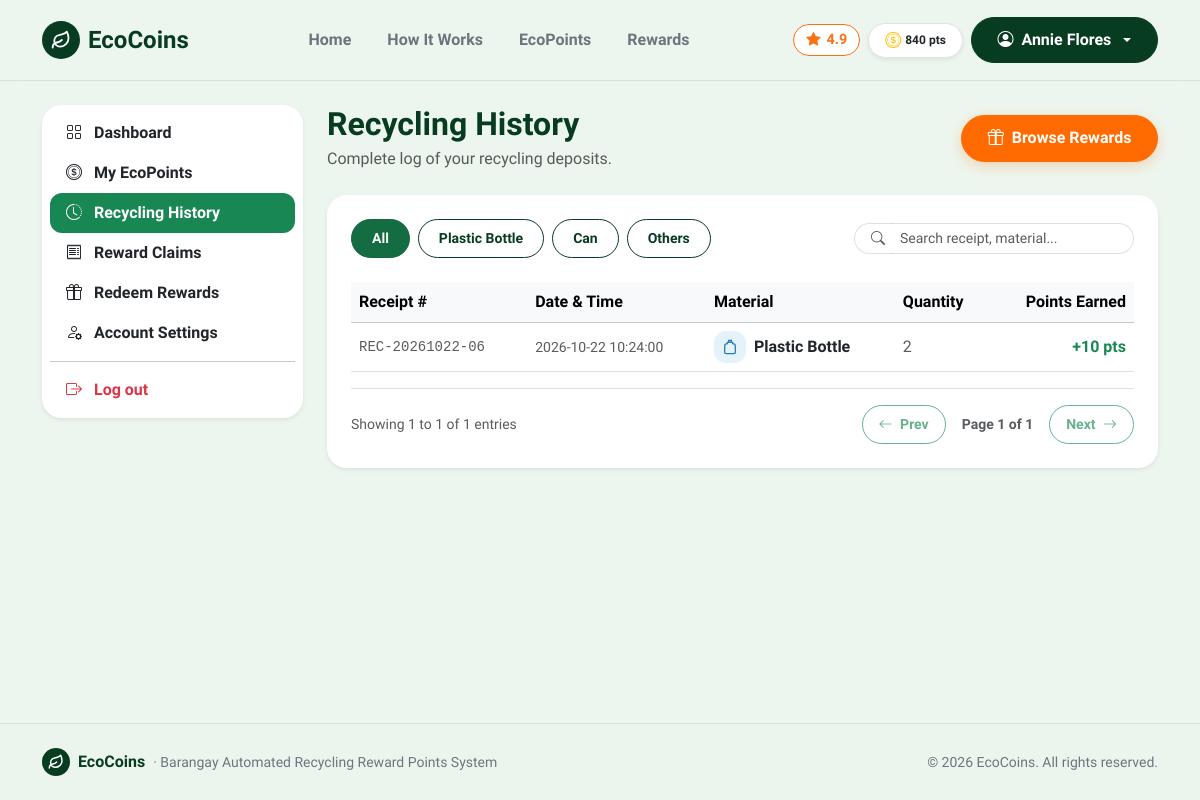
/history (signed in), run on an earlier commit of the app's database.
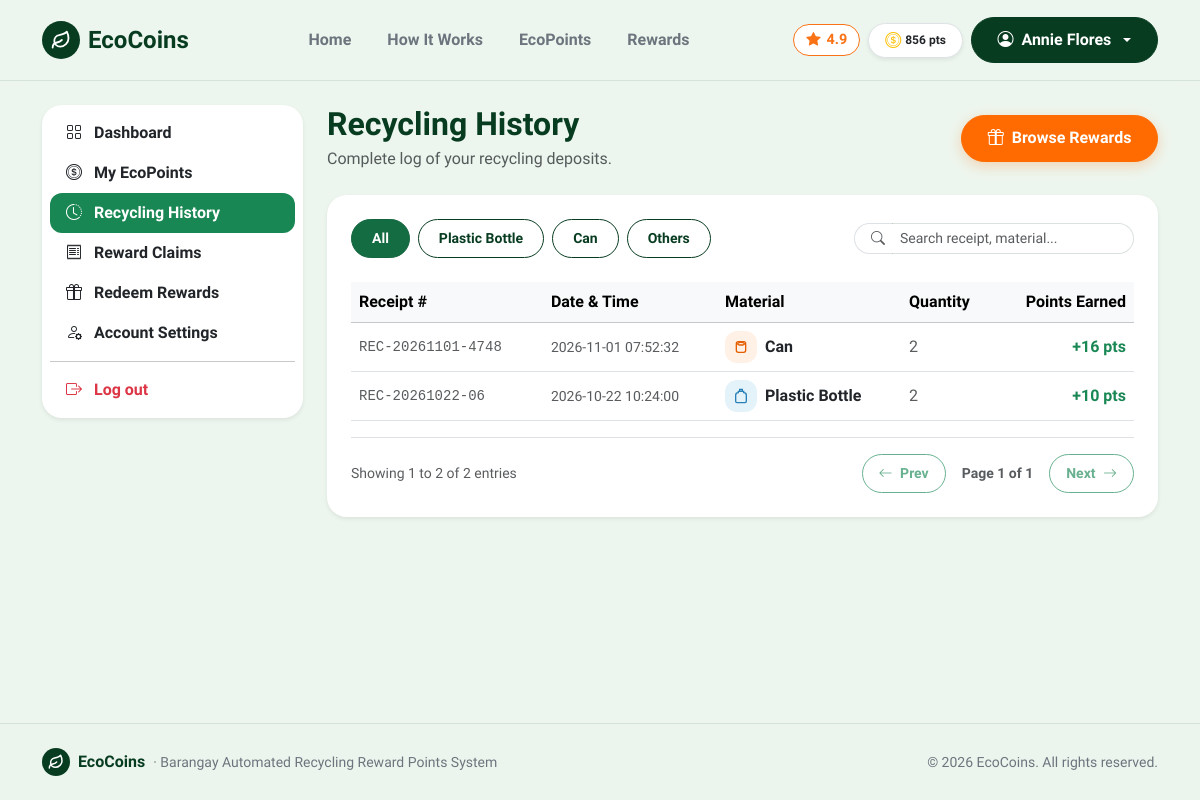
And on a later commit of the database.
### tables this page shows
CREATE TABLE users (
    id INTEGER PRIMARY KEY AUTOINCREMENT,
    full_name TEXT NOT NULL,
    email TEXT NOT NULL UNIQUE,
    password TEXT NOT NULL,
    role TEXT DEFAULT 'resident',
    qr_code TEXT NOT NULL UNIQUE,
    points INTEGER DEFAULT 0,
    created_at TEXT
, status TEXT DEFAULT 'active');

CREATE TABLE transactions (
        id INTEGER PRIMARY KEY AUTOINCREMENT,
        user_id INTEGER NOT NULL,
        material_id INTEGER,
        material_name TEXT NOT NULL,
        quantity INTEGER NOT NULL,
        points_earned INTEGER NOT NULL,
        receipt_no TEXT NOT NULL,
        created_at TEXT
    );

### route.py (the view)
    @app.route('/history')
    def history():
        user = get_current_user()
        if not user:
            return redirect(url_for('login'))
        if user['role'] == 'staff':
            return redirect(url_for('staff'))
        if user['role'] == 'admin':
            return redirect(url_for('admin'))
        conn = get_db()
        cur = conn.cursor()
        user_txs = [dict(r) for r in cur.execute("SELECT * FROM transactions WHERE user_id = ? ORDER BY created_at DESC", (user['id'],)).fetchall()]
        conn.close()
        return render_template('history.html', active_page='history', user_transactions=user_txs)

### app.py (called while the page is built)
@app.context_processor
def inject_user():
    return {'current_user': get_current_user()}

### db.py (called while the page is built)
def get_db():
    conn = sqlite3.connect(DB_PATH)
    conn.row_factory = sqlite3.Row
    return conn

def get_current_user():
    user_id = session.get('user_id')
    if not user_id:
        return None
    conn = get_db()
    cur = conn.cursor()
    row = cur.execute("SELECT * FROM users WHERE id = ?", (user_id,)).fetchone()
    conn.close()
    return dict(row) if row else None

### templates/history.html (shortened to what the changed rows need)
{% extends 'base.html' %}
{% block content %}
<main class="py-4">
  <div class="container">
    <div class="row g-4">
      <div class="col-lg-9">
        <div class="d-flex justify-content-between align-items-center mb-4 flex-wrap gap-2">
          <div>
            <h2 class="fw-bold mb-1" style="color: var(--eco-forest);">Recycling History</h2>
          </div>
        </div>
        <div class="card border-0 shadow-sm p-4 bg-white">
          <div class="table-responsive">
            <table class="table table-hover align-middle mb-0" id="historyTable" data-paginate="true" data-page-size="15">
              <thead class="table-light">
                <tr>
                  <th>Receipt #</th>
                  <th>Date & Time</th>
                  <th>Material</th>
                  <th>Quantity</th>
                  <th class="text-end">Points Earned</th>
                </tr>
              </thead>
              <tbody>
                {% if not user_transactions %}
                  <tr>
                    <td colspan="5" class="text-center py-4 text-muted">No recycling records found.</td>
                  </tr>
                {% else %}
                  {% for t in user_transactions %}
                    {% set mat = t.material_name|lower %}
                    {% if 'bottle' in mat or 'plastic' in mat %}
                      {% set cat = 'plastic' %}
                    {% elif 'can' in mat %}
                      {% set cat = 'can' %}
                    {% else %}
                      {% set cat = 'others' %}
                    {% endif %}
                    <tr class="table-row-item filter-item" data-category="{{ cat }}" data-search="{{ t.receipt_no }} {{ t.created_at }} {{ t.material_name }} {{ cat }}">
                      <td class="font-monospace text-muted small">{{ t.receipt_no }}</td>
                      <td class="text-muted small">{{ t.created_at }}</td>
                      <td>
                        <div class="d-flex align-items-center gap-2">
                          {% if cat == 'plastic' %}
                            <span class="eco-icon-tile tile-blue" style="width: 32px; height: 32px;">
                              <svg width="16" height="16" viewBox="0 0 24 24" fill="none" stroke="currentColor" stroke-width="2">
                                <path d="M10 2h4v3h-4z"/>
                                <path d="M8 5h8v2a4 4 0 0 1 4 4v9a2 2 0 0 1-2 2H6a2 2 0 0 1-2-2v-9a4 4 0 0 1 4-4V5z"/>
                              </svg>
                            </span>
                          {% elif cat == 'can' %}
                            <span class="eco-icon-tile tile-orange" style="width: 32px; height: 32px;">
                              <svg width="16" height="16" viewBox="0 0 24 24" fill="none" stroke="currentColor" stroke-width="2">
                                <rect x="5" y="4" width="14" height="16" rx="3"/>
                                <ellipse cx="12" cy="7" rx="5" ry="2"/>
                              </svg>
                            </span>
                          {% else %}
                            <span class="eco-icon-tile tile-purple" style="width: 32px; height: 32px;">
                              <svg width="16" height="16" viewBox="0 0 24 24" fill="none" stroke="currentColor" stroke-width="2">
                                <path d="M14 2H6a2 2 0 0 0-2 2v16a2 2 0 0 0 2 2h12a2 2 0 0 0 2-2V8z"/>
                              </svg>
                            </span>
                          {% endif %}
                          <span class="fw-semibold text-dark">{{ t.material_name }}</span>
                        </div>
                      </td>
                      <td class="text-muted">{{ t.quantity }}</td>
                      <td class="text-end fw-bold text-success">+{{ t.points_earned }} pts</td>
                    </tr>
                  {% endfor %}
                {% endif %}
              </tbody>
            </table>
          </div>
          {% if user_transactions %}
            <div class="d-flex flex-wrap justify-content-between align-items-center mt-3 pt-3 border-top pagination-container" data-target="#historyTable">
              <div class="text-muted small pagination-info">
              </div>
              <div class="d-flex align-items-center gap-2">
                <button type="button" class="btn btn-sm btn-outline-success btn-pill px-3 pagination-prev" disabled>
                  <i class="bi bi-arrow-left me-1"></i> Prev
                </button>
                <span class="small fw-semibold text-muted px-2 pagination-page-indicator">Page 1 of 1</span>
                <button type="button" class="btn btn-sm btn-outline-success btn-pill px-3 pagination-next" {% if user_transactions|length <= 15 %}disabled{% endif %}>
                  Next <i class="bi bi-arrow-right ms-1"></i>
                </button>
              </div>
            </div>
          {% endif %}
        </div>
      </div>
    </div>
  </div>
</main>
{% endblock %}

### templates/base.html (shortened to what the changed rows need)
<!doctype html>
<html lang="en">
<head>
  <link href="https://cdn.jsdelivr.net/npm/bootstrap@5.3.3/dist/css/bootstrap.min.css" rel="stylesheet">
  <link rel="stylesheet" href="https://cdn.jsdelivr.net/npm/bootstrap-icons@1.11.3/font/bootstrap-icons.min.css">
  <link rel="stylesheet" href="{{ url_for('static', filename='css/style.css') }}">
</head>
<body class="d-flex flex-column min-vh-100">
<nav class="navbar navbar-expand-lg py-3 sticky-top" style="background-color: rgba(237, 246, 238, 0.95); backdrop-filter: blur(10px); border-bottom: 1px solid var(--eco-border);">
  <div class="container">
    <div class="collapse navbar-collapse" id="mainNav">
      <div class="d-flex align-items-center gap-2">
        {% if current_user %}
          {% if current_user.role == 'resident' %}
            <span class="badge bg-white text-dark border px-3 py-2 rounded-pill fw-bold shadow-sm d-none d-sm-inline-flex align-items-center gap-1">
              <i class="bi bi-coin text-warning fs-6"></i>
              <span>{{ "{:,}".format(current_user.points) }} pts</span>
            </span>
          {% endif %}
          <div class="dropdown">
            <button class="btn btn-forest dropdown-toggle d-flex align-items-center gap-2 btn-pill" type="button" data-bs-toggle="dropdown">
              <i class="bi bi-person-circle"></i>
              <span>{{ current_user.full_name }}</span>
            </button>
          </div>
        {% else %}
          <a href="{{ url_for('login') }}" class="btn btn-outline-success px-3 btn-pill">Login</a>
          <a href="{{ url_for('register') }}" class="btn btn-accent px-4 btn-pill">
            <span>Join Free</span>
            <i class="bi bi-arrow-right"></i>
          </a>
        {% endif %}
      </div>
    </div>
  </div>
</nav>
{% block content %}{% endblock %}
</body>
</html>

What changed in the data, as far as the page shows it:
changed users "Annie Flores": points "840" → "856"
added transactions: receipt_no "REC-20261101-4748", created_at "2026-11-01 07:52:32", material_name "Can", quantity "2", points_earned "16"
Also different on the page:
text written by a page script: "Showing 1 to 1 of 1 entries" → "Showing 1 to 2 of 2 entries"
